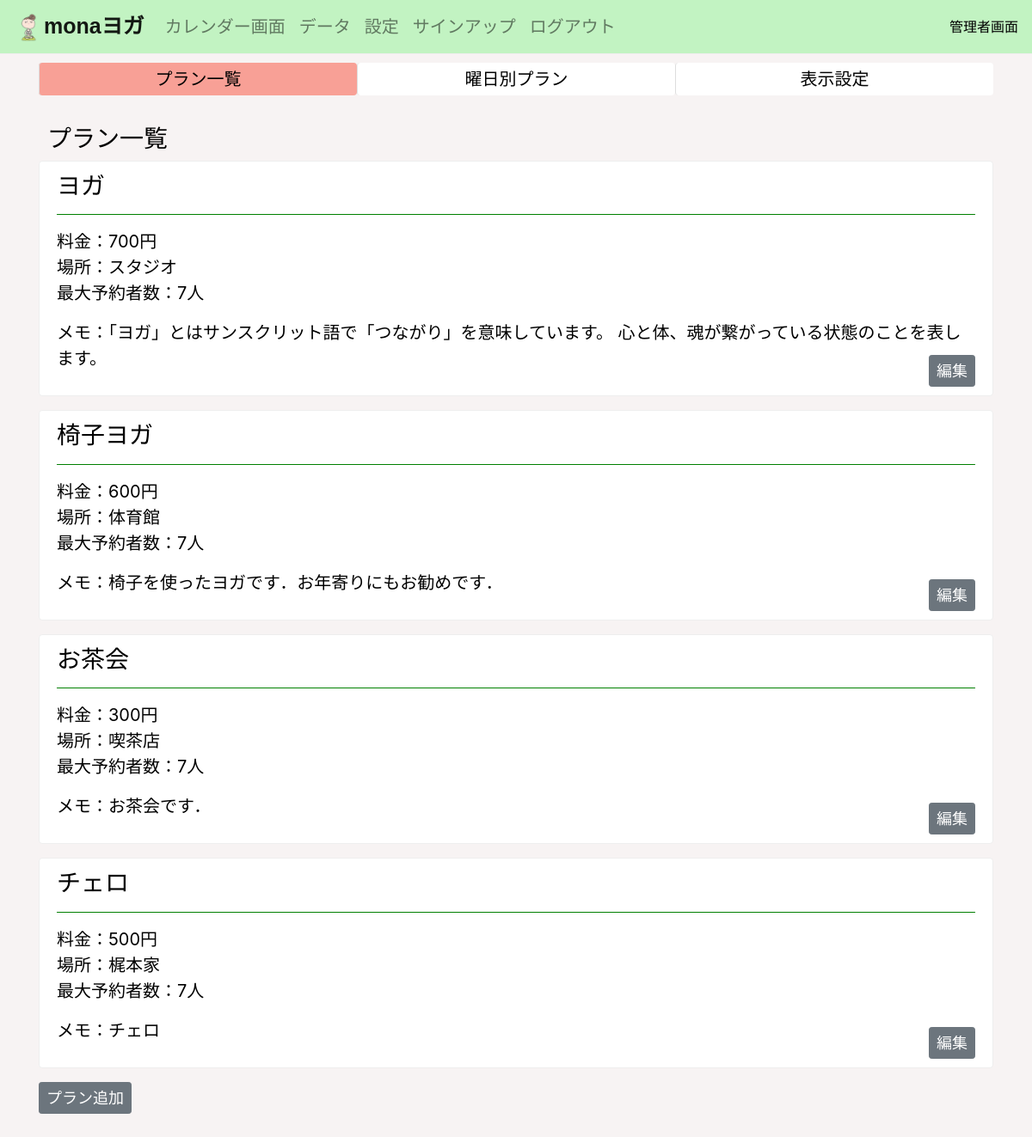
The page /setting_plan/ on the database as committed earlier.
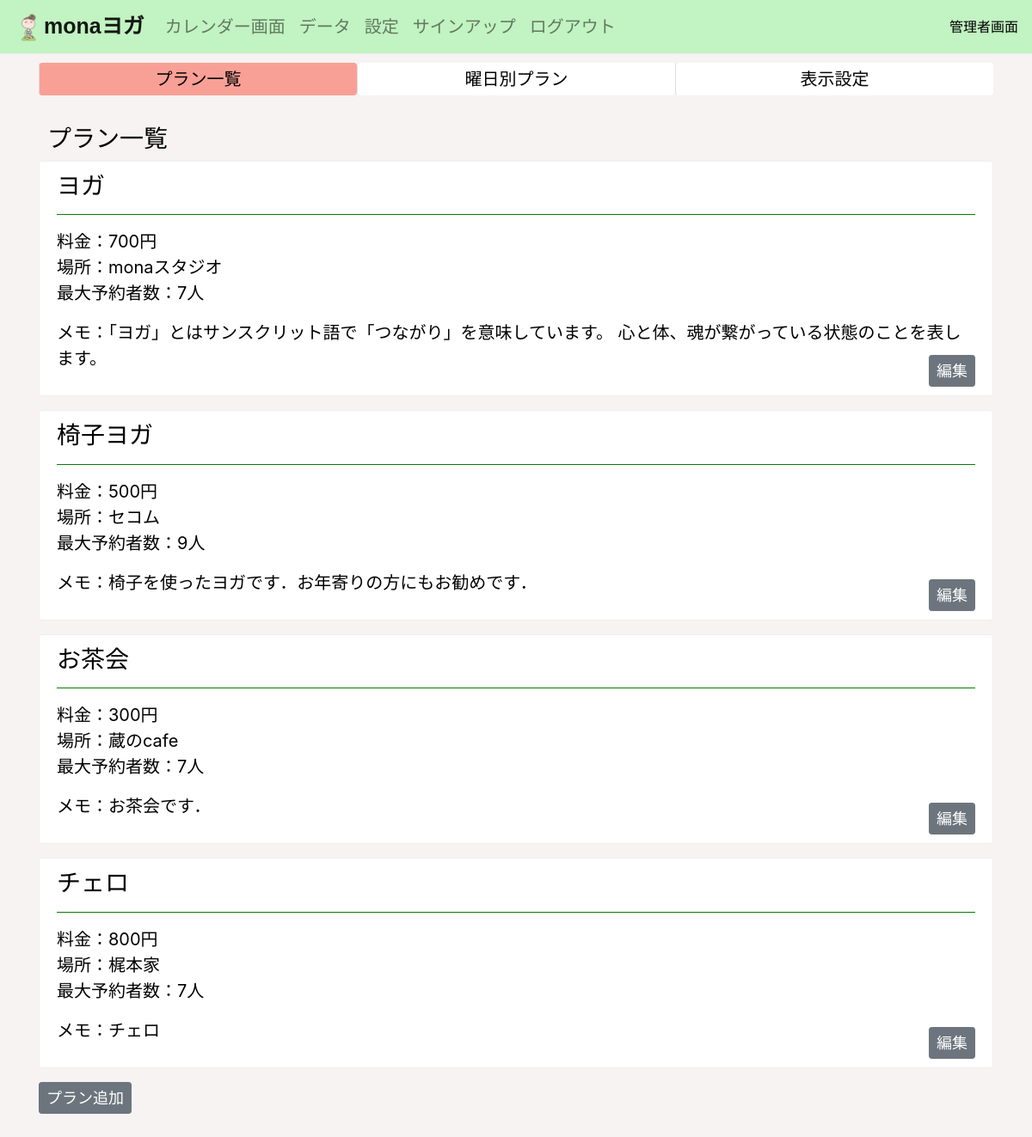
The same page on the database as committed later.
### yogaapp/models.py (models this page shows, shortened)
class SettingPlanModel(models.Model):
    name = models.CharField('プラン名', max_length=30)
    price = models.IntegerField('料金', default=500)
    location = models.CharField('場所', max_length=50)
    max_book = models.IntegerField('最大予約人数', default=7)
    memo = models.TextField('メモ', null=True, blank=True)
    image = models.ImageField('画像', null=True, blank=True)
    plan_num = models.IntegerField('モデルナンバー', default=1)

### yogaapp/views.py (the view)
# urls.py: path('setting_plan/', SettingPlanList.as_view(), name='setting_plan'),
class SettingPlanList(ListView):
    template_name = 'setting_plan_detail.html'
    model = SettingPlanModel

### templates/setting_plan_detail.html (shortened to what this page needs)
{% extends 'base.html' %}
{% load static %}
{% block customcss %}
<link rel="stylesheet" type="text/css" href="{% static 'detail_admin.css' %}">
{% endblock customcss %}
{% block header %}
{% include 'header_admin.html' %}
{% endblock header %}
{% block content %}
<div class="container">
    <div class="order_top" id="order" style="margin-top: 10px; margin-bottom: 10px;">
        <ul class="nav nav-pills">
            <li class="nav-item" style="background-color: rgb(248, 160, 150);">
                <a id="callendar" class="nav-link" href="{% url 'setting_plan' %}">プラン一覧</a>
            </li>
            <li class="nav-item">
                <a id="access" class="nav-link" href="{% url 'calendar_default' %}">曜日別プラン</a>
            </li>
            <li class="nav-item">
                <a id="booked_list" class="nav-link" href="{% url 'note' %}">表示設定</a>
            </li>
        </ul>
    </div>
    <br>
    <h3 class="date">プラン一覧</h3>
    {% for item in object_list %}
    {% if item.plan != '0' %}
    <div class="alert alert-warning" role="alert">
        <h3>
            {{ item.name }}
        </h3>
        <hr style="border-color: green;">
        <p>
            料金：{{ item.price }}円<br>
            場所：{{ item.location }}<br>
            最大予約者数：{{ item.max_book }}人
        </p>
        <p>
            メモ：{{ item.memo }}
        </p>
        <div class="bottom">
            <a href="{% url 'setting_plan_update' item.pk %}" class="btn btn-secondary btn-sm">編集</a>
        </div>
    </div>
    {% endif %}
    {% endfor %}
    <a href="{% url 'create' %}" class="btn btn-secondary btn-sm">プラン追加</a>
</div>
{% endblock content %}

Rows that differ between the two databases and show on the page:
changed SettingPlanModel "ヨガ": location "スタジオ" → "monaスタジオ"
changed SettingPlanModel "椅子ヨガ": price "600" → "500"; location "体育館" → "セコム"; max_book "7" → "9"; memo "椅子を使ったヨガです．お年寄りにもお勧めです．" → "椅子を使ったヨガです．お年寄りの方にもお勧めです．"
changed SettingPlanModel "お茶会": location "喫茶店" → "蔵のcafe"
changed SettingPlanModel "チェロ": price "500" → "800"
